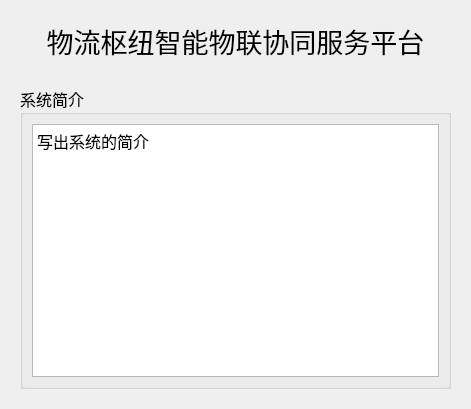
<?xml version="1.0" encoding="UTF-8"?>
<ui version="4.0">
 <class>InfoWidget</class>
 <widget class="QWidget" name="InfoWidget">
  <property name="geometry">
   <rect>
    <x>0</x>
    <y>0</y>
    <width>471</width>
    <height>409</height>
   </rect>
  </property>
  <property name="windowTitle">
   <string>Form</string>
  </property>
  <layout class="QVBoxLayout" name="verticalLayout">
   <item>
    <widget class="QWidget" name="widget" native="true">
     <property name="sizePolicy">
      <sizepolicy hsizetype="Preferred" vsizetype="Fixed">
       <horstretch>0</horstretch>
       <verstretch>0</verstretch>
      </sizepolicy>
     </property>
     <property name="minimumSize">
      <size>
       <width>0</width>
       <height>60</height>
      </size>
     </property>
     <layout class="QHBoxLayout" name="horizontalLayout">
      <item>
       <widget class="QLabel" name="label">
        <property name="sizePolicy">
         <sizepolicy hsizetype="Preferred" vsizetype="Preferred">
          <horstretch>0</horstretch>
          <verstretch>0</verstretch>
         </sizepolicy>
        </property>
        <property name="font">
         <font>
          <family>楷体</family>
          <pointsize>20</pointsize>
         </font>
        </property>
        <property name="text">
         <string>物流枢纽智能物联协同服务平台</string>
        </property>
        <property name="alignment">
         <set>Qt::AlignCenter</set>
        </property>
       </widget>
      </item>
     </layout>
    </widget>
   </item>
   <item>
    <widget class="QWidget" name="widget_2" native="true">
     <layout class="QHBoxLayout" name="horizontalLayout_2">
      <item>
       <widget class="QGroupBox" name="groupBox">
        <property name="font">
         <font>
          <family>黑体</family>
          <pointsize>12</pointsize>
         </font>
        </property>
        <property name="title">
         <string>系统简介</string>
        </property>
        <layout class="QHBoxLayout" name="horizontalLayout_3">
         <item>
          <widget class="QTextEdit" name="textEdit">
           <property name="font">
            <font>
             <family>楷体</family>
            </font>
           </property>
           <property name="html">
            <string>&lt;!DOCTYPE HTML PUBLIC &quot;-//W3C//DTD HTML 4.0//EN&quot; &quot;http://www.w3.org/TR/REC-html40/strict.dtd&quot;&gt;
&lt;html&gt;&lt;head&gt;&lt;meta name=&quot;qrichtext&quot; content=&quot;1&quot; /&gt;&lt;style type=&quot;text/css&quot;&gt;
p, li { white-space: pre-wrap; }
&lt;/style&gt;&lt;/head&gt;&lt;body style=&quot; font-family:'楷体','黑体'; font-size:12pt; font-weight:400; font-style:normal;&quot;&gt;
&lt;p style=&quot; margin-top:0px; margin-bottom:0px; margin-left:0px; margin-right:0px; -qt-block-indent:0; text-indent:0px;&quot;&gt;写出系统的简介&lt;/p&gt;&lt;/body&gt;&lt;/html&gt;</string>
           </property>
          </widget>
         </item>
        </layout>
       </widget>
      </item>
     </layout>
    </widget>
   </item>
  </layout>
 </widget>
 <resources/>
 <connections/>
</ui>
